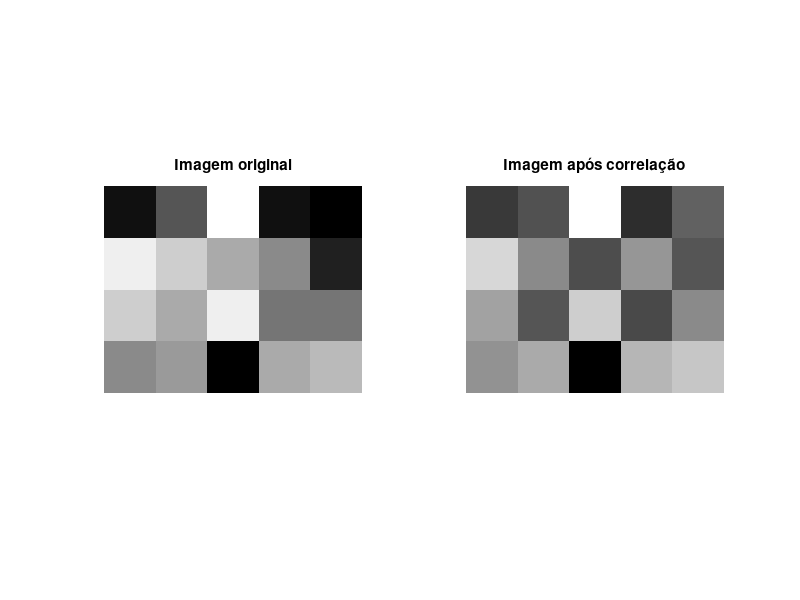

Source code (MATLAB):
# codigo baseado na nota explicativa "Filtragem compacta"
# para calcular a correlacao de uma imagem  representada pela funcao f(x,y) 
# com um operador de transformacao T, de dimensoes A x A, A ımpar e A > 1.

close all;
clc;
clear all;

f = [
    [1, 5, 15, 1, 0],
    [14, 12, 10, 8, 2],
    [12, 10, 14, 7, 7],
    [8, 9, 0, 10, 11]
];
[M_f, N_f] = size(f);

# a contruibuicao de valores 0 eh nula
# filtro vizinhaca-4
T = [
    [0, -1, 0],
    [-1, 4, -1],
    [0, -1, 0]
];
A = size(T)(1);
c = (A-1)/2;
k = A - c;
border_width = c;

f_with_border = zeros(M_f+border_width*2, N_f+border_width*2);
f_with_border(border_width+1: M_f+border_width, border_width+1: N_f+border_width) = f(:,:);

f_out = zeros(size(f));

for(y=border_width+1: 1:  M_f+border_width)
  for(x=border_width+1: 1: N_f+border_width)
    accumulator = 0;
    for(t=-c: 1: c)
      for(s=-c: 1: c)
        accumulator += f_with_border(y+t, x+s) * T(k+t, k+s);
      endfor
    endfor
    f_out(y-border_width, x-border_width) = accumulator;
  endfor
endfor

imwrite(f_out, "./correlacao.png")
subplot(1, 2, 1);
imshow(f, []);
title("Imagem original");
subplot(1, 2, 2);
imshow(f_out, []);
title("Imagem após correlação");
